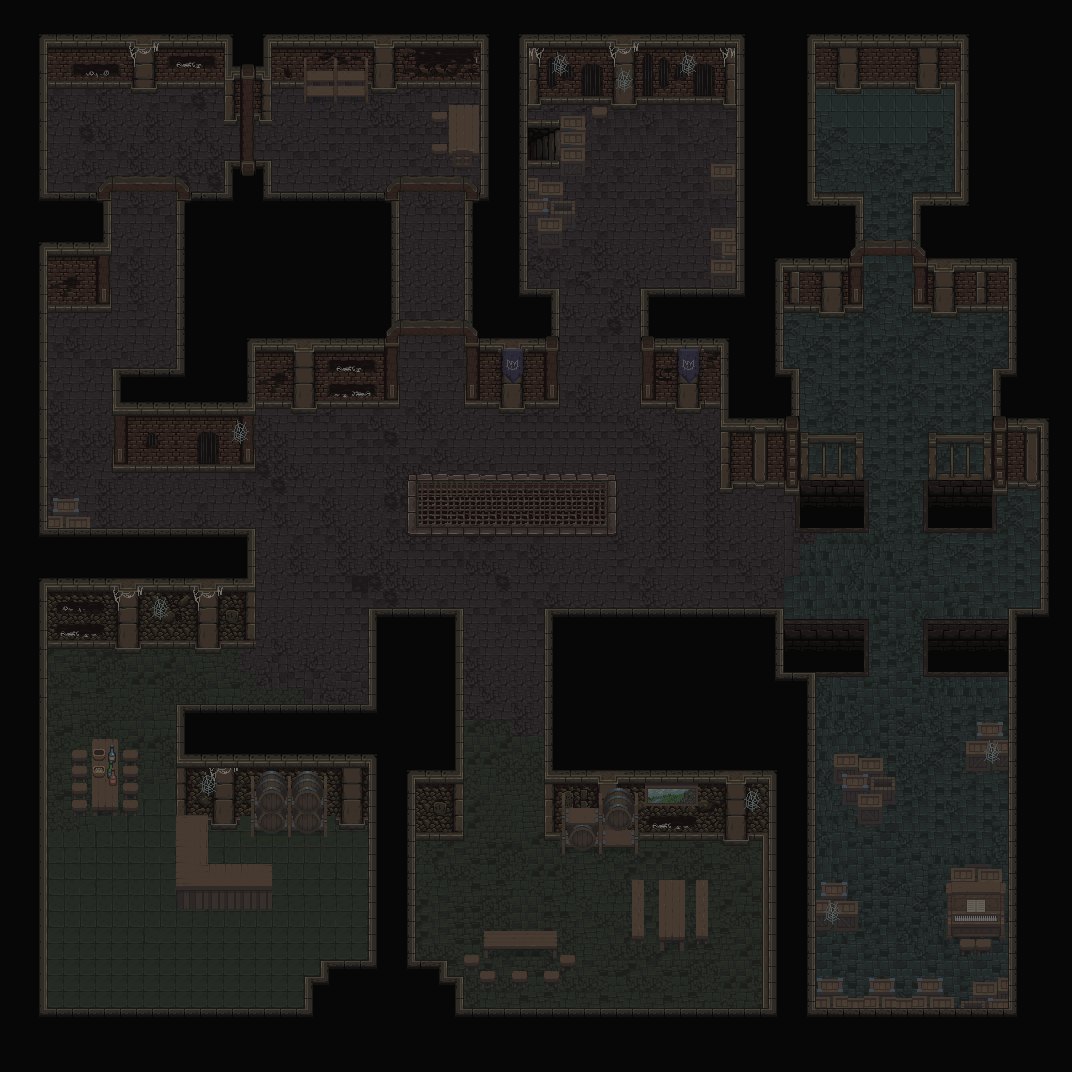

Below is a game level as drawn by its tile map, then a one-line description and the .tmx that defines it (tile-layer data replaced by summaries):
An orthogonal 67x67 tile map with 16x16 px tiles, 3 tile layers (Piso, Parede, Topo), 3 tilesets and 41 objects (23x vaso, 6x esconderijo, 6x torch, 2x barreira, start, ...).

<map version="1.10" tiledversion="1.12.1" orientation="orthogonal" renderorder="right-down" width="67" height="67" tilewidth="16" tileheight="16" infinite="0" nextlayerid="5" nextobjectid="59">
 <tileset firstgid="1" name="spritefusion" tilewidth="16" tileheight="16" tilecount="152" columns="8">
  <image source="spritesheet.png" width="128" height="304" />
 </tileset>
 <tileset firstgid="153" source="mainbuild.tsx" />
 <tileset firstgid="2713" source="decoration.tsx" />
 <layer id="1" name="Piso" width="67" height="67">
  <properties>
   <property name="collider" type="bool" value="false" />
  </properties>
  <data>[4489 cells, 3616 non-empty, 47 distinct tile ids]</data>
 </layer>
 <layer id="2" name="Parede" width="67" height="67">
  <properties>
   <property name="collider" type="bool" value="false" />
  </properties>
  <data>[4489 cells, 2645 non-empty, 423 distinct tile ids]</data>
 </layer>
 <layer id="3" name="Topo" width="67" height="67">
  <properties>
   <property name="collider" type="bool" value="false" />
  </properties>
  <data>[4489 cells, 372 non-empty, 135 distinct tile ids]</data>
 </layer>
 <objectgroup id="4" name="Camada de Objetos">
  <object id="5" name="start" x="144.751" y="137.402" />
  <object id="6" name="barreira_roxa" type="barreira" x="600.531" y="344.833">
   <properties>
    <property name="runa" value="runa_roxa" />
   </properties>
  </object>
  <object id="11" name="porta_saida.png" type="porta_saida" x="887.324" y="91.8939" />
  <object id="14" name="barril" type="esconderijo" x="58.1364" y="182.031" rotation="90.5182" />
  <object id="15" name="barreira_azul" type="barreira" x="895.977" y="494.883">
   <properties>
    <property name="runa" value="runa_azul" />
   </properties>
  </object>
  <object id="17" name="start_enemy" x="302.333" y="433" />
  <object id="18" name="start_troll" x="896.765" y="658.462" />
  <object id="19" name="barril" type="esconderijo" x="355.333" y="836.667" />
  <object id="20" name="barril" type="esconderijo" x="359.333" y="694.667" />
  <object id="21" name="vaso" type="vaso" x="430.5" y="849.5">
   <properties>
    <property name="loot" value="" />
   </properties>
  </object>
  <object id="22" name="vaso" type="vaso" x="654.681" y="850.602">
   <properties>
    <property name="loot" value="" />
   </properties>
  </object>
  <object id="24" name="vaso" type="vaso" x="683.352" y="849.545">
   <properties>
    <property name="loot" value="runa_roxa" />
   </properties>
  </object>
  <object id="25" name="vaso" type="vaso" x="752.182" y="853.455">
   <properties>
    <property name="loot" value="" />
   </properties>
  </object>
  <object id="26" name="vaso" type="vaso" x="754" y="1000">
   <properties>
    <property name="loot" value="" />
   </properties>
  </object>
  <object id="27" name="vaso" type="vaso" x="703.455" y="999.273">
   <properties>
    <property name="loot" value="" />
   </properties>
  </object>
  <object id="28" name="vaso" type="vaso" x="474.792" y="998.75">
   <properties>
    <property name="loot" value="" />
   </properties>
  </object>
  <object id="29" name="vaso" type="vaso" x="292.667" y="996.75">
   <properties>
    <property name="loot" value="" />
   </properties>
  </object>
  <object id="30" name="vaso" type="vaso" x="358" y="949.5">
   <properties>
    <property name="loot" value="" />
   </properties>
  </object>
  <object id="31" name="vaso" type="vaso" x="229" y="998">
   <properties>
    <property name="loot" value="" />
   </properties>
  </object>
  <object id="32" name="vaso" type="vaso" x="58.25" y="997.75">
   <properties>
    <property name="loot" value="" />
   </properties>
  </object>
  <object id="33" name="barril" type="esconderijo" x="616.667" y="998" />
  <object id="34" name="vaso" type="vaso" x="61" y="101">
   <properties>
    <property name="loot" value="" />
   </properties>
  </object>
  <object id="35" name="vaso" type="vaso" x="144.227" y="100.795">
   <properties>
    <property name="loot" value="" />
   </properties>
  </object>
  <object id="37" name="vaso" type="vaso" x="213.545" y="181.136">
   <properties>
    <property name="loot" value="" />
   </properties>
  </object>
  <object id="38" name="barril" type="esconderijo" x="212.636" y="99.9091" />
  <object id="41" name="tocha" type="torch" x="78.75" y="200.5">
   <properties>
    <property name="loot" value="" />
   </properties>
  </object>
  <object id="42" name="tocha" type="torch" x="223.667" y="800">
   <properties>
    <property name="loot" value="" />
   </properties>
  </object>
  <object id="43" name="tocha" type="torch" x="736.25" y="815.25">
   <properties>
    <property name="loot" value="" />
   </properties>
  </object>
  <object id="44" name="tocha" type="torch" x="352" y="800.364">
   <properties>
    <property name="loot" value="" />
   </properties>
  </object>
  <object id="46" name="vaso" type="vaso" x="827" y="694.75">
   <properties>
    <property name="loot" value="" />
   </properties>
  </object>
  <object id="47" name="vaso" type="vaso" x="997" y="811.5">
   <properties>
    <property name="loot" value="" />
   </properties>
  </object>
  <object id="48" name="vaso" type="vaso" x="888.5" y="827">
   <properties>
    <property name="loot" value="" />
   </properties>
  </object>
  <object id="49" name="vaso" type="vaso" x="948.5" y="970">
   <properties>
    <property name="loot" value="chave" />
   </properties>
  </object>
  <object id="50" name="vaso" type="vaso" x="830.5" y="961.5">
   <properties>
    <property name="loot" value="" />
   </properties>
  </object>
  <object id="51" name="vaso" type="vaso" x="542" y="275.667">
   <properties>
    <property name="loot" value="" />
   </properties>
  </object>
  <object id="52" name="vaso" type="vaso" x="675.667" y="114.667">
   <properties>
    <property name="loot" value="" />
   </properties>
  </object>
  <object id="53" name="vaso" type="vaso" x="723.667" y="145">
   <properties>
    <property name="loot" value="runa_azul" />
   </properties>
  </object>
  <object id="54" name="vaso" type="vaso" x="691" y="276.667">
   <properties>
    <property name="loot" value="" />
   </properties>
  </object>
  <object id="55" name="tocha" type="torch" x="205.5" y="201.25">
   <properties>
    <property name="loot" value="" />
   </properties>
  </object>
  <object id="56" name="tocha" type="torch" x="144.25" y="65.5">
   <properties>
    <property name="loot" value="" />
   </properties>
  </object>
  <object id="57" name="barril" type="esconderijo" x="991" y="697.758" />
 </objectgroup>
</map>
